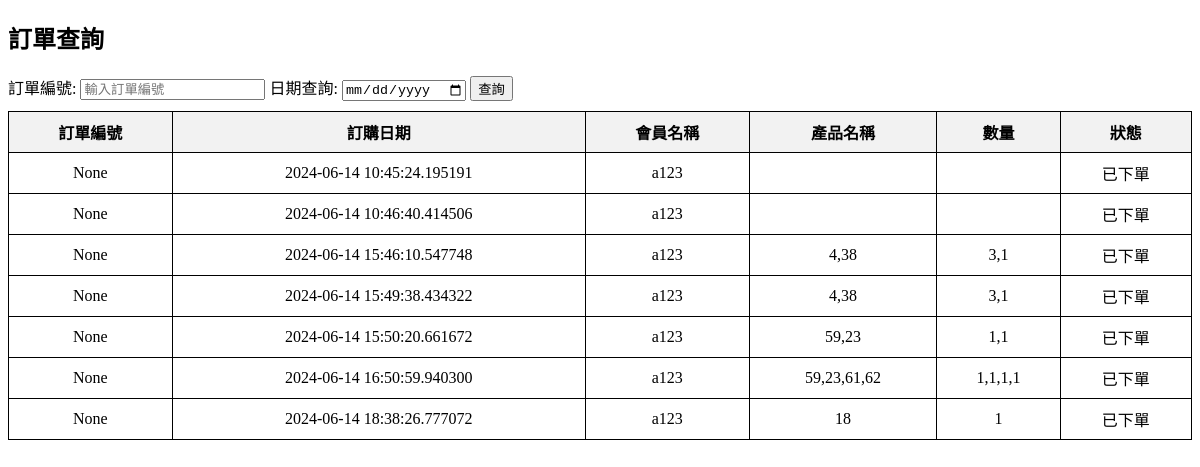
The app's page /order (signed in), older data.
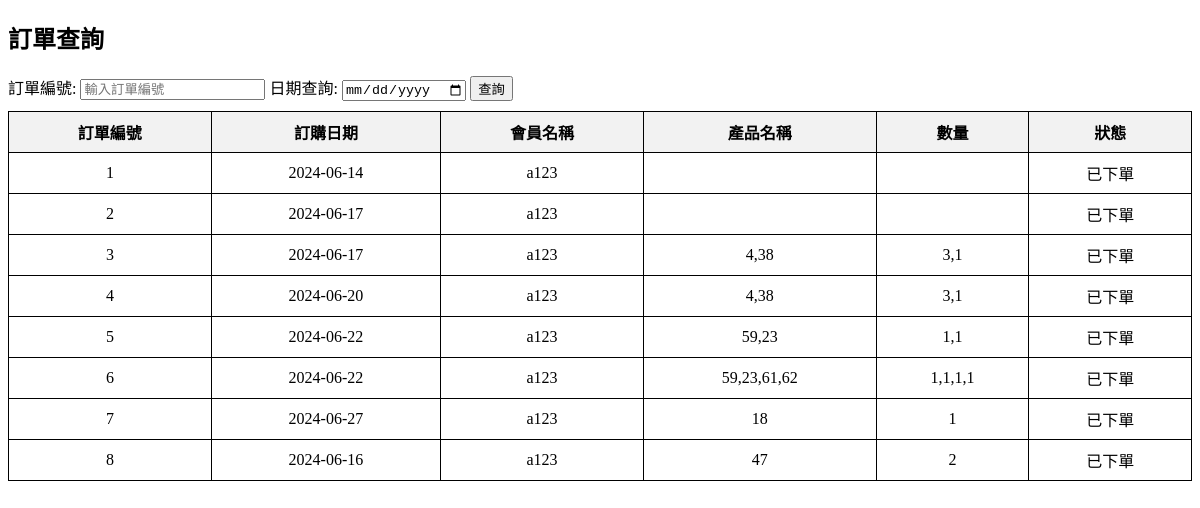
The same page, newer data.
### tables this page shows
CREATE TABLE "orders" (
	"order_id"	INTEGER,
	"customer_id"	INT NOT NULL,
	"order_date"	DATE NOT NULL,
	"product"	TEXT NOT NULL,
	"count"	TEXT NOT NULL,
	"status"	TEXT,
	"address"	TEXT,
	PRIMARY KEY("order_id" AUTOINCREMENT)
);

### app.py (the view, shortened to what this page needs)
@app.route('/order', methods=['GET', 'POST'])  # 訂單查詢
def order():
    if request.cookies.get('account_number'):
        conn = sqlite3.connect(db_name)
        cursor = conn.cursor()
        query = "SELECT * FROM orders WHERE customer_id=?"
        params = [request.cookies.get('account_number')]
        cursor.execute(query, params)
        data = cursor.fetchall()
        cursor.close()
        conn.close()
        return render_template('order.html', data=data)
    else:
        return render_template('login.html')  # 跳轉到登入畫面

### templates/order.html (shortened to what this page needs)
<!DOCTYPE html>
<html lang="zh-Hant">
<head>
</head>
<body>
    <h2>訂單查詢</h2>
    {% if admin_mode %}
        <form class="filter-section" method="POST" action="/all_order">
            <label for="orderNumber">訂單編號:</label>
            <input id="orderNumber" type="text" name="orderNumber" placeholder="輸入訂單編號">
            <label for="orderDate">日期查詢:</label>
            <input type="date" id="orderDate" name="orderDate">
            <label for="member">會員查詢:</label>
            <input id="member" type="text" name="member" placeholder="輸入會員名稱">
            <button type="submit">查詢</button>
        </form>
    {% else %}
        <form class="filter-section" method="POST" action="/order">
            <label for="orderNumber">訂單編號:</label>
            <input id="orderNumber" type="text" name="orderNumber" placeholder="輸入訂單編號">
            <label for="orderDate">日期查詢:</label>
            <input type="date" id="orderDate" name="orderDate">
            <button type="submit">查詢</button>
        </form>
    {% endif %}
    <table id="orderTable">
        <thead>
            <tr>
                <th>訂單編號</th>
                <th>訂購日期</th>
                <th>會員名稱</th>
                <th>產品名稱</th>
                <th>數量</th>
                <th>狀態</th>
            </tr>
        </thead>
        <tbody>
            {% for order in data %}
            <tr>
                <td>{{ order[0] }}</td>
                <td>{{ order[2] }}</td>
                <td>{{ order[1] }}</td>
                <td>{{ order[3] }}</td>
                <td>{{ order[4] }}</td>
                <td>{{ order[5] }}</td>
            </tr>
            {% endfor %}
        </tbody>
    </table>
</body>
</html>

### templates/order.html (style rules this page uses)
table { width: 100%; border-collapse: collapse; margin-top: 10px; }
th, td { border: 1px solid black; padding: 8px; text-align: center; }
th { background-color: #f2f2f2; }

Row changes from the older to the newer data that the page shows:
removed orders: order "None", order "2024-06-14 10:45:24.195191", customer "a123", status "已下單", order "2024-06-14 10:46:40.414506", order "2024-06-14 15:46:10.547748", order "4,38", order "3,1", order "2024-06-14 15:49:38.434322", order "2024-06-14 15:50:20.661672", order "59,23", order "1,1", order "2024-06-14 16:50:59.940300", order "59,23,61,62", order "1,1,1,1", order_date "2024-06-14 18:38:26.777072", product "18", count "1"
added orders: order_id "1", order_date "2024-06-14", customer "a123", status "已下單"
added orders: order_id "2", order_date "2024-06-17", customer "a123", status "已下單"
added orders: order_id "3", order_date "2024-06-17", customer "a123", product "4,38", count "3,1", status "已下單"
added orders: order_id "4", order_date "2024-06-20", customer "a123", product "4,38", count "3,1", status "已下單"
added orders: order_id "5", order_date "2024-06-22", customer "a123", product "59,23", count "1,1", status "已下單"
added orders: order_id "6", order_date "2024-06-22", customer "a123", product "59,23,61,62", count "1,1,1,1", status "已下單"
added orders: order_id "7", order_date "2024-06-27", customer "a123", product "18", count "1", status "已下單"
added orders: order_id "8", order_date "2024-06-16", customer "a123", product "47", count "2", status "已下單"
